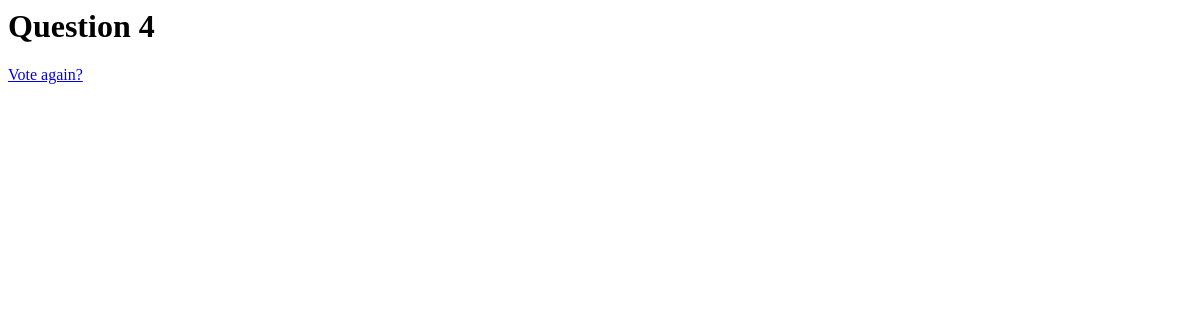
Before: /polls/4/results/ with the older database file.
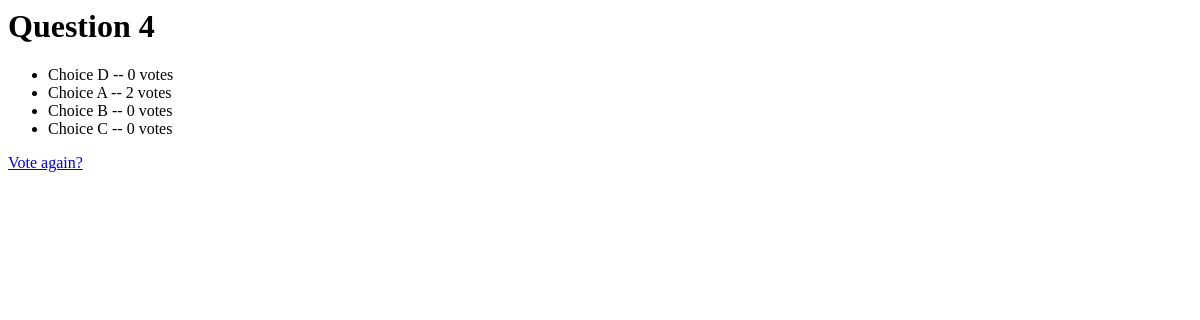
After: the same page with the newer database file.
### polls_app/models.py (models this page shows, shortened)
class Question(models.Model):
    question_text = models.CharField(max_length=200)
    pub_date = models.DateTimeField('Date Published')

class Choice(models.Model):
    question = models.ForeignKey(Question, on_delete=models.CASCADE)
    choice_text = models.CharField(max_length=200)
    votes = models.IntegerField(default=0)

### polls_app/views.py (the view)
# urls.py: path('<int:pk>/results/', views.ResultsView.as_view(), name='results'),
class ResultsView(generic.DetailView):
    model = Question
    template_name = "polls/results.html"

### polls_app/templates/polls/results.html
<h1>{{ question.question_text }}</h1>
<ul>
  {% for choice in question.choice_set.all %}
    <li>{{ choice.choice_text }} -- {{ choice.votes }} vote{{ choice.votes|pluralize }}</li>
  {% endfor %}
</ul>
<a href="{% url 'polls:detail' question.id %}">Vote again?</a>

Changed rows visible on the page:
added Choice: choice_text "Choice D", votes "0"
added Choice: choice_text "Choice A", votes "2"
added Choice: choice_text "Choice B", votes "0"
added Choice: choice_text "Choice C", votes "0"
